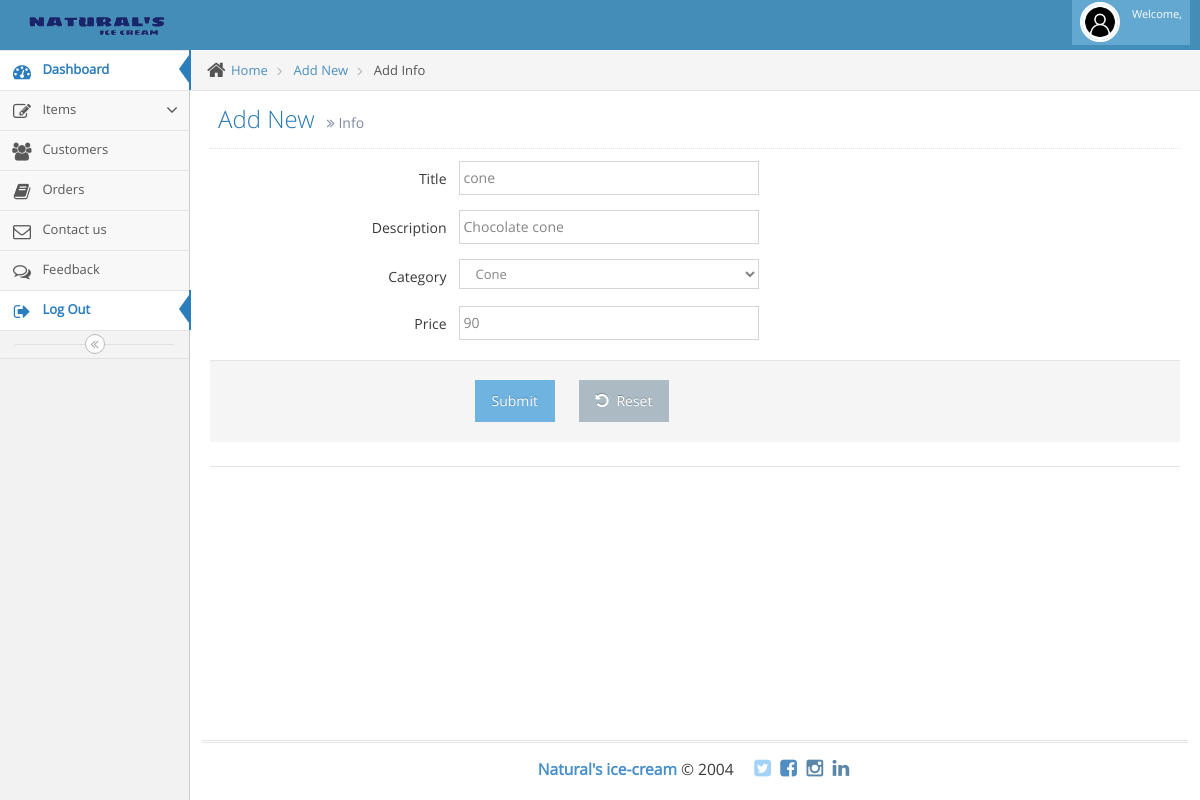
Screenshot of /admin/edititem.php?editid=1 with the database file from the repository.
### tables this page shows
CREATE TABLE `add_menu` (
  `Menu_id` int(20) NOT NULL,
  `Title` varchar(50) NOT NULL,
  `Description` text NOT NULL,
  `Category` varchar(30) NOT NULL,
  `Price` int(20) NOT NULL,
  `Image` varchar(50) NOT NULL
);

### admin/edititem.php (the view, shortened to what this page needs)
<?php
include 'connection.php';
$editid =$_GET["editid"];
$req = $con->query("select * from add_menu where Menu_id='$editid'");
$row = $req->fetch_object();
$Category = $row->Category;
?>
<!DOCTYPE html>
<html lang="en">
	<head>
		<link rel="stylesheet" href="assets/css/bootstrap.min.css" />
		<link rel="stylesheet" href="assets/font-awesome/4.5.0/css/font-awesome.min.css" />
		<link rel="stylesheet" href="assets/css/jquery-ui.custom.min.css" />
		<link rel="stylesheet" href="assets/css/chosen.min.css" />
		<link rel="stylesheet" href="assets/css/bootstrap-datepicker3.min.css" />
		<link rel="stylesheet" href="assets/css/bootstrap-timepicker.min.css" />
		<link rel="stylesheet" href="assets/css/daterangepicker.min.css" />
		<link rel="stylesheet" href="assets/css/bootstrap-datetimepicker.min.css" />
		<link rel="stylesheet" href="assets/css/bootstrap-colorpicker.min.css" />
		<link rel="stylesheet" href="assets/css/ace.min.css" class="ace-main-stylesheet" id="main-ace-style" />
		<link rel="stylesheet" href="assets/css/ace-skins.min.css" />
		<link rel="stylesheet" href="assets/css/ace-rtl.min.css" />
	</head>
	<body class="no-skin">
		<?php include 'common/header.php';?>
		<div class="main-container ace-save-state" id="main-container">
			<?php include 'common/sidebar.php';?>
			<div class="main-content">
				<div class="main-content-inner">
					<div class="breadcrumbs ace-save-state" id="breadcrumbs">
						<ul class="breadcrumb">
							<li>
								<i class="ace-icon fa fa-home home-icon"></i>
								<a href="#">Home</a>
							</li>
							<li>
								<a href="#">Add New</a>
							</li>
							<li class="active"> Add Info</li>
						</ul>
					</div>
					<div class="page-content">
						<div class="page-header">
							<h1>
								Add New
								<small>
									<i class="ace-icon fa fa-angle-double-right"></i>
									Info
								</small>
							</h1>
						</div>
						<div class="row">
							<div class="col-xs-12">
								<form method="post" class="form-horizontal" role="form">
									<div class="form-group">
										<label class="col-sm-3 control-label no-padding-right" for="form-field-1" > Title </label>
										<div class="col-sm-9">
											<input type="text" name="Title" id="form-field-1" placeholder=" Enter Title " class="col-xs-10 col-sm-5" value="<?php echo $row->Title;?>" required/>
										</div>
									</div>
									<div class="form-group">
										<label class="col-sm-3 control-label no-padding-right" for="form-field-1"> Description </label>
										<div class="col-sm-9">
											<input type="text" name="Description" id="form-field-1" placeholder="Enter description" class="col-xs-10 col-sm-5" value="<?php echo $row->Description;?>" required />
										</div>
									</div>
									<div class="form-group">
										<label class="col-sm-3 control-label no-padding-right" for="form-field-1"> Category </label>
										<div class="col-sm-9">
											<select class="col-xs-10 col-sm-5" name="Category" value="<?php echo $row->Category;?>" required>
						                        <option value="Cone" <?php if($Category=='Cone') echo 'selected';?>>Cone</option>
											</select>
										</div>
									</div>
								<div class="form-group">
										<label class="col-sm-3 control-label no-padding-right" for="form-field-1"> Price </label>
										<div class="col-sm-9">
											<input type="text" name="Price" id="form-field-1" placeholder="Enter Price" class="col-xs-10 col-sm-5" value="<?php echo $row->Price;?>" required />
										</div>
									</div>
									<div class="clearfix form-actions">
										<div class="col-md-offset-3 col-md-9">
											<input type="submit"  name="submit" class="btn btn-info" >
											<button class="btn" type="reset">
												<i class="ace-icon fa fa-undo bigger-110"></i>
												Reset
											</button>
										</div>
									</div>
									<div class="hr hr-24"></div>
									<div class="space-24"></div>
								</form>
							</div>
						</div>
					</div>
				</div>
			</div>
			<?php include 'common/footer.php';?>
		</div>
	</body>
</html>

### rows the page displays
add_menu: Title "cone", Description "Chocolate cone", Category "Cone", Price "90"
